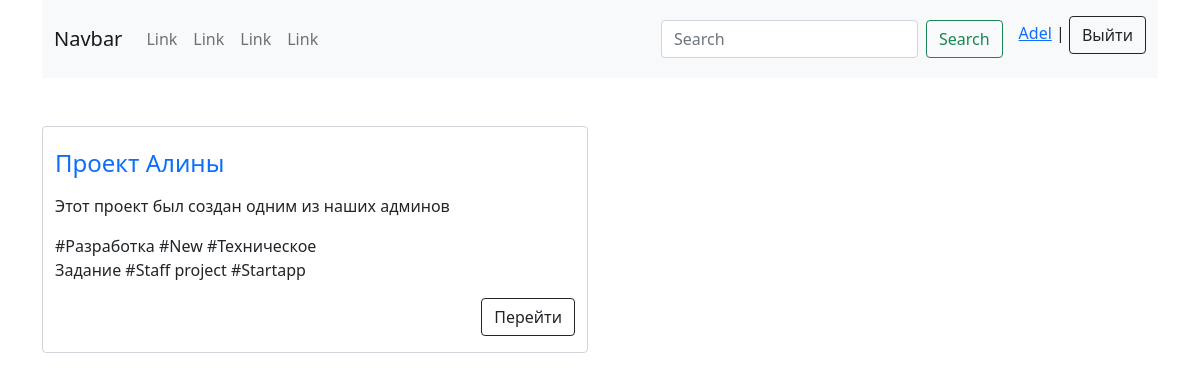
Screenshot of /Alina (signed in) with the database file from the repository.
### mainapp/models.py (models this page shows, shortened)
class Project(models.Model):
    user = models.ForeignKey(User, on_delete=models.CASCADE, verbose_name='Пользователь')
    name = models.CharField(max_length=120, verbose_name='Название')
    slug = models.SlugField(unique=True)
    description = RichTextField(verbose_name='Описание')
    photo = models.ImageField(upload_to='photos/', null=True, blank=True, verbose_name='Фото')
    file = models.FileField(upload_to='files/', null=True, blank=True, verbose_name='Файлы')
    started = models.DateTimeField(auto_now_add=True, verbose_name='Начало')
    ended = models.DateTimeField(blank=True, null=True, verbose_name='Закончился')
    deadline = models.DateField(verbose_name='Дедлайн до')
    tags = models.ManyToManyField(Tag, verbose_name='Теги')
    class Meta:
        verbose_name = 'Проект'
        verbose_name_plural = 'Проекты'
    def get_absolute_url(self):
        return reverse('mainapp:proj_details', kwargs={'slug': self.slug})

class Tag(models.Model):
    tag = models.CharField(max_length=120)
    def __str__(self):
        return self.tag
    class Meta:
        verbose_name = 'Тег'
        verbose_name_plural = 'Теги'

### mainapp/views.py (the view)
# urls.py: path('<slug:slug>', UserProjectListView.as_view(), name='user_proj'),
class UserProjectListView(ListView):
    template_name = 'mainapp/index/user_project.html'
    model = User
    context_object_name = 'projects'
    def get_queryset(self):
        user = get_object_or_404(User, username=self.kwargs.get('slug'))
        projects = user.project_set.all()
        return projects

### templates/mainapp/index/user_project.html
{% extends 'mainapp/base.html' %}
{% block content %}
<div class="container">
    <div class="row">
        {% if projects %}
        {% for project in projects %}
        <div class="col-sm-6">
            <div class="form-control user-projects mt-5">
                <a style="text-decoration: none;" href="{{ project.get_absolute_url }}"><h4 class="mt-3">{{ project.name }}</h4></a>
                <p>{{ project.description|safe|truncatechars:70 }}</p>
                <p class="project-tags">{% for t in project.tags.all|slice:':5' %} #{{t}} {% endfor %}</p>
                <a class="btn btn-outline-dark float-end" href="{{ project.get_absolute_url }}">Перейти</a><br><br>
            </div>
        </div>
        {% endfor %}
        {% else %}
            <div class="text-center" style="margin-top: 300px;">
                <h1>Здесь пока ничего нет</h1>
            </div>
        {% endif %}
    </div>
</div>
{% endblock %}

### templates/mainapp/base.html (shortened to what this page needs)
{% load static %}
<!DOCTYPE html>
<html lang="en">
<head>
    <link rel="stylesheet" href="{% static 'css/style.css' %}">
    <link href="{% static 'fontawesomefree/css/fontawesome.css' %}" rel="stylesheet" type="text/css">
    <link href="{% static 'fontawesomefree/css/brands.css' %}" rel="stylesheet" type="text/css">
    <link href="{% static 'fontawesomefree/css/solid.css' %}" rel="stylesheet" type="text/css">
    <link href="https://cdn.jsdelivr.net/npm/bootstrap@5.0.2/dist/css/bootstrap.min.css" rel="stylesheet">
</head>
<body>
    {% block header %}
    <header>
        <div class="container">
            <nav class="navbar navbar-expand-lg navbar-light bg-light">
                <div class="container-fluid">
                  <a class="navbar-brand" href="{% url 'mainapp:main' %}">Navbar</a>
                  <div class="collapse navbar-collapse" id="navbarSupportedContent">
                    <ul class="navbar-nav me-auto mb-2 mb-lg-0">
                      <li class="nav-item">
                        <a class="nav-link" href="#">Link</a>
                      </li>
                      <li class="nav-item">
                        <a class="nav-link" href="#">Link</a>
                      </li>
                      <li class="nav-item">
                        <a class="nav-link" href="#">Link</a>
                      </li>
                      <li class="nav-item">
                        <a class="nav-link" href="#">Link</a>
                      </li>
                    </ul>
                    <form class="d-flex me-3">
                      <input class="form-control me-2" type="search" placeholder="Search" aria-label="Search">
                      <button class="btn btn-outline-success" type="submit">Search</button>
                    </form>
                    <p class="mt-2"><a href="{% url 'mainapp:user_proj' user.username %}">{{ user.username }}</a> | <a class="btn btn-outline-dark" href="{% url 'authentication:logout' %}">Выйти</a></p>
                  </div>
                </div>
              </nav>
        </div>
    </header>
    {% endblock %}
    {% block content %}{% endblock %}
</body>
</html>

### static/css/style.css (style rules this page uses)
.user-projects p { max-width: 500px; }
.user-projects .project-tags { max-width: 300px; }

### rows the page displays
Project: name "Проект Алины", description "Этот проект был создан одним из наших админов"
Tag: tag "Разработка"
Tag: tag "New"
Tag: tag "Техническое Задание"
Tag: tag "Staff project"
Tag: tag "Startapp"

### other values shown
{{ user.username }} "Adel"
